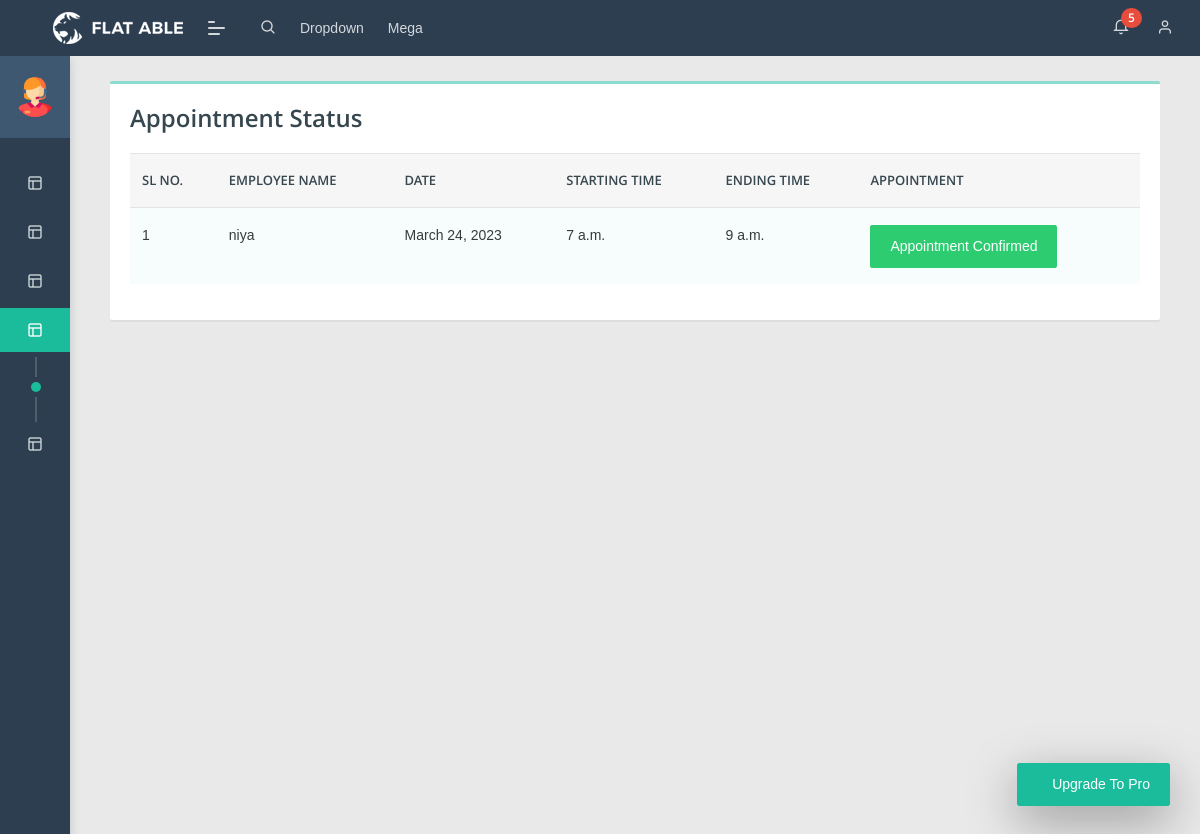
Screenshot of /view_appointment (signed in) with the database file from the repository.
### homeservice_app/models.py (models this page shows)
class Take_appointment(models.Model):
    user = models.ForeignKey(register1, on_delete=models.CASCADE)
    schedule = models.ForeignKey(schedule_add,on_delete=models.CASCADE)
    status = models.IntegerField(default=0)

class schedule_add(models.Model):
    worker = models.ForeignKey(register, on_delete=models.CASCADE)
    date = models.DateField()
    start_time = models.TimeField()
    end_time = models.TimeField()

class register(models.Model):
    user=models.OneToOneField(Login,on_delete=models.CASCADE)
    name=models.CharField(max_length=100)
    profile_pic=models.FileField(upload_to='profilepic/')
    address=models.CharField(max_length=40)
    mobile=models.CharField(max_length=10,null=False)
    email=models.EmailField()
    work_type = models.ForeignKey(work,on_delete=models.CASCADE)
    def __str__(self):
        return self.name

### homeservice_app/views.py (the view)
# urls.py: path("view_appointment", views.view_appointment, name="view_appointment"),
@login_required(login_url='loginpage')
def view_appointment(request):
    a = Take_appointment.objects.all
    return render(request,"customer/view_appointment.html",{"app":a})

### templates/customer/view_appointment.html
{% extends 'customer/customer base.html' %}
{% load crispy_forms_tags %}
{% block content %}
<div class="col-lg-12 grid-margin stretch-card">
              <div class="card">
                <div class="card-body">
                  <h4 class="card-title">Appointment Status</h4>
                  <div class="table-responsive">
                    <table class="table table-striped">
                      <thead>
                        <tr>
                          <th>SL NO.</th>
                          <th>EMPLOYEE NAME</th>
                          <th>DATE</th>
                          <th>STARTING TIME</th>
                          <th>ENDING TIME</th>
                          <th>APPOINTMENT</th>
                        </tr>
                      </thead>
                      <tbody>
                      {% for a in app %}
                        <tr>
                          <td>{{forloop.counter}}</td>
                          <td>{{ a.schedule.worker }}</td>
                          <td>{{ a.schedule.date }}</td>
                          <td>{{ a.schedule.start_time }}</td>
                          <td>{{ a.schedule.end_time }}</td>
                          <td>
                              {% if a.status == 0 %}
                        <button type="button" class="btn btn-warning">Approval Pending</button>
                        {% elif a.status == 1 %}
                        <button type="button" class="btn btn-success">Appointment Confirmed</button>
                         {% else %}
                        <button type="button" class="btn btn-danger">Appointment Rejected</button>
                              {% endif %}
                          </td>
                        </tr>
                      {% endfor %}
                      </tbody>
                    </table>
                  </div>
                </div>
              </div>
            </div>
{% endblock %}

### rows the page displays
Take_appointment: schedule.worker "niya", schedule "March 24, 2023", schedule.start_time "7 a.m.", schedule.end_time "9 a.m.", status "Appointment Confirmed"
